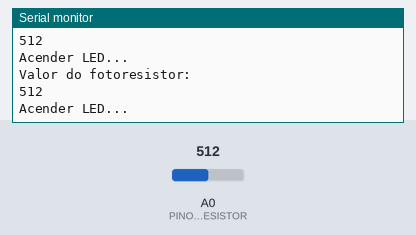
Bench run of a sketch on a simulated Arduino Uno, built with avr-gcc and run on an emulated ATmega328P. Parts: the last lines printed to the serial monitor. The test bench sets the inputs (shaded band); at power-on: A0 (PINO_FOTORESISTOR) = 512.

Above: at 1.2 s.
1.3 s: A0 (PINO_FOTORESISTOR) set to 635
At 1.7 s:
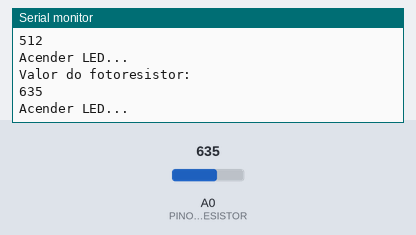
4.3 s: A0 (PINO_FOTORESISTOR) set to 662
At 4.71 s:
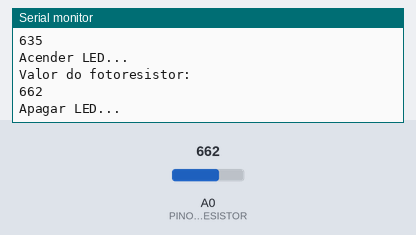
Timing chart, 0 to 7.3 s (numbered marks = the images above; inputs shaded):
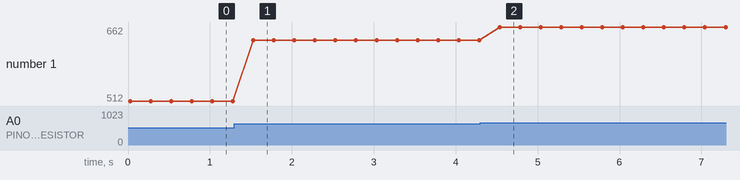

The sketch:

fotoresistor_monitor_serial.ino
```cpp
// (licence header left out)
#define PINO_FOTORESISTOR A0

void setup() {
    Serial.begin(9600);
}

int valor = 0;
void loop() {
  valor = analogRead(PINO_FOTORESISTOR);

  Serial.println("Valor do fotoresistor: ");
  Serial.println(valor);

  if (valor > 650) {
    Serial.println("Apagar LED...");
  } else {
    Serial.println("Acender LED...");
  }

  delay(250);
}
```

Measured:
- the behaviour switches between 650 and 651 on A0 (PINO_FOTORESISTOR) (found by bisection; images 1 and 2)
- after the input at 1.3 s, the serial monitor: prints a new line after 0.23 s (image 1)
- after the input at 4.3 s, the serial monitor: prints a new line after 0.24 s (image 2)
- plotted number 1: 512 → 635 after the input at 1.3 s, 635 → 662 after the input at 4.3 s
